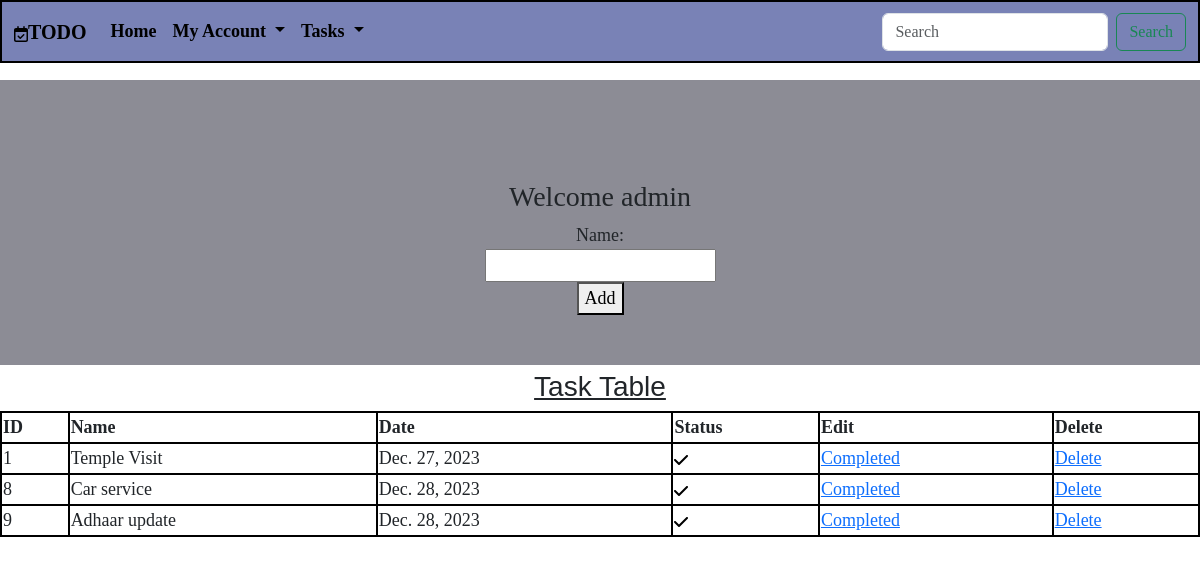
/index/?completed=True (signed in), run on the app's committed database.
### Reminder/models.py (models this page shows, shortened)
class Task(models.Model):
    name=models.CharField(max_length=20)
    date=models.DateField(auto_now_add=True)#updates date time field when an instance is created
    user=models.ForeignKey(User,on_delete=models.CASCADE)
    """field name = models.ForeignKey(WASD, on_delete = OPERATION TYPE)  """
    completed=models.BooleanField(default=False)

### Reminder/views.py (the view, shortened to what this page needs)
# urls.py: path("index/",Taskview.as_view(),name="task"),
@method_decorator(signin_reqd, name="dispatch")
class Taskview(View):
    def get(self, request, *args, **kwargs):
        tform = Todo()
        taskname = Task.objects.filter(user=request.user).order_by('completed')
        print(taskname)
        if "completed" in request.GET:
            filterkey = request.GET.get("completed")
            taskname = Task.objects.filter(completed=filterkey)
        return render(request, "index.html", {"tf": tform, "tn": taskname})

### Reminder/forms.py
class Todo(forms.ModelForm):
    class Meta:
        model=Task
        fields=['name']

### Reminder/views.py (called while the page is built)
def signin_reqd(fn):
    def wrapper(request, *args, **kwargs):
        if request.user.is_authenticated:
            return fn(request, *args, **kwargs)
        else:
            return redirect("login")
    return wrapper

### Reminder/templates/index.html (shortened to what this page needs)
{% extends 'base.html' %}
{% block body %}
{% load static %}
<form class="tform" action="" method="post">
    <h3>Welcome {{request.user}}</h3>
    {{tf}}
    <button type="submit">Add</button>
</form>
<h3 class="heading"><u>Task Table</u></h3>
<table class="ttable ">
    <thead>
        <td>ID</td>
        <td>Name</td>
        <td>Date</td>
        <td>Status</td>
        <td>Edit</td>
        <td>Delete</td>
    </thead>
    {% for i in tn %}
    <tr>
    <td>{{i.id}}</td>
    <td>{{i.name}}</td>
    <td>{{i.date}}</td>
    {% if i.completed == False %}
    <td>{{i.completed}}
    </td>
        {% else %}
        <td></td>
        {% endif %}
    {% if i.completed == False %}
    <td><a href="{% url 'edit' i.id %}" class="btn-outline-success">Pending</a></td>
    {% elif i.completed == True %}
    <td><a href="{% url 'edit' i.id %}" class="btn-outline-success">Completed</a></td>
    {% endif %}
    <td><a href="{% url 'delete' i.id %}" class="btn-outline-success">Delete</a></td>
{% endfor %}
</table>
{% endblock %}

### Reminder/static/css/style.css (style rules this page uses)
button { width: fit-content; height: fit-content; }
.tform, .lform, .rform { background-color: rgb(140, 140, 149); font-size: large; margin-top: 80px; margin-bottom: 5px; padding-top: 100px; ; font-family: 'Times New Roman', Times, serif; place-items: center; padding-bottom: 50px; display: grid; }
.ttable { border: 2px solid black; background-color: white; font-size: large; padding-top: 100px; font-family: 'Times New Roman', Times, serif; width: 100%; }
td, th, tr, thead { border: 2px solid black; }
thead { font-weight: bold; }
.heading { align-self: center; font-family:'Franklin Gothic Medium', 'Arial Narrow', Arial, sans-serif; text-align: center; }

### data on the page
Task: id "1", name "Temple Visit", date "Dec. 27, 2023", completed True (drawn)
Task: id "8", name "Car service", date "Dec. 28, 2023", completed True (drawn)
Task: id "9", name "Adhaar update", date "Dec. 28, 2023", completed True (drawn)

### other printed values
{{ request.user }} "admin"
